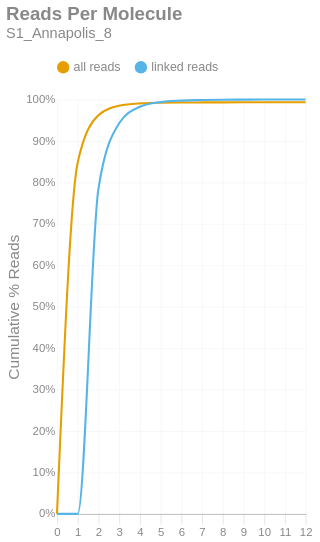

Notebook source saved alongside this figure:
### Markdown cell above
### Reads per Molecule
This chart shows the cumulative distribution of the number of reads per linked molecule. That is, how many alignments are associated with a unique molecule. This excludes the number of reads associated with invalid or absent linked-read barcodes. The `linked` histogram is the percentages recalculated when disregarding singletons.

### Code cell
if SKIPLR:
    print_html(f"Skipped")
else:
    counts = np.bincount(valids['reads'].cast(pl.Int64).to_numpy())
    weighted = counts * np.arange(len(counts))
    all_perc = weighted / n_reads
    linked_perc = weighted / n_linked_reads
    linked_perc[1] = 0
    binned_df = pl.DataFrame({
        'readsper': list(range(len(counts))),
        'all reads (cumsum)': np.cumsum(all_perc).tolist(),
        'linked reads (cumsum)': np.cumsum(linked_perc).tolist(),
    })

    with SafeRender(binned_df):
        (
            density_plot(binned_df, 'Reads Per Molecule', samplename, 'readspmol')
            .encode(
                x=alt.X('readsper:O', title=None).axis(labelAngle=0).scale(padding=0),
                y=alt.Y('value:Q', title='Cumulative % Reads').axis(format='%').stack(False),
                color=alt.Color("key:N").scale(domain=["all reads", "linked reads"]),
                tooltip=[
                    alt.Tooltip("key:N", title="Data Type"),
                    alt.Tooltip("readsper:O", title="Reads Per Molecule"),
                    alt.Tooltip("value:Q", format=".2%", title="% Reads (Cum.)")
                ]            
            )
        ).display()

### Figure 1 — Vega-Lite specification as saved in the notebook (floating-point values rounded to 4 significant figures)
{"width": "container", "height": 400, "config": {"title": {"anchor": "start", "dy": -15, "fontSize": 18, "color": "#888888", "subtitleColor": "#888888", "subtitleFontSize": 14}, "arc": {"fill": "#0072B2"}, "axis": {"domainColor": "#888888", "domainWidth": 0.5, "gridWidth": 0.2, "grid": false, "titleFontWeight": 400, "titleFontSize": 15, "labelFontSize": 11, "labelColor": "#888888", "tickColor": "#888888", "tickWidth": 0.2, "titleColor": "#888888"}, "axisBand": {"grid": false}, "axisX": {"grid": true, "tickSize": 10, "domainCap": "round"}, "axisY": {"domain": false, "grid": true, "tickSize": 0, "domainCap": "round"}, "background": "transparent", "header": {"labelFontSize": 15, "labelColor": "#888888", "titleFontSize": 15, "titleFontWeight": 600, "titleColor": "#888888"}, "legend": {"labelFont": "sans-serif", "labelFontSize": 12, "labelColor": "#888888", "symbolSize": 100, "symbolType": "circle", "titleFontSize": 12, "titlePadding": 10, "titleColor": "#888888", "title": null, "orient": "top"}, "range": {"category": ["#E69F00", "#56B4E9", "#009E73", "#F0E442", "#0072B2", "#D55E00", "#CC79A7", "#000000"], "diverging": ["#cfe8f3", "#a2d4ec", "#73bfe2", "#46abdb", "#1696d2", "#12719e"]}, "area": {"fill": "#0072B2", "fillOpacity": 0.7, "line": true, "strokeOpacity": 0.7}, "line": {"color": "#0072B2", "stroke": "#0072B2", "strokeWidth": 2}, "trail": {"color": "#0072B2", "stroke": "#0072B2", "strokeWidth": 0, "size": 1}, "point": {"filled": true, "fillOpacity": 1.0, "size": 95}, "text": {"color": "#888888", "fontSize": 11, "align": "right", "fontWeight": 400, "size": 11}, "bar": {"fill": "#0072B2", "stroke": null}, "view": {"stroke": null, "continuousWidth": 660, "continuousHeight": 400}}, "data": {"name": "data-968fd6aa14e32a5494f1c1fca9eb1aa1"}, "mark": {"type": "line", "interpolate": "monotone", "point": {"opacity": 0, "size": 275}}, "encoding": {"color": {"field": "key", "scale": {"domain": ["all reads", "linked reads"]}, "type": "nominal"}, "tooltip": [{"field": "key", "title": "Data Type", "type": "nominal"}, {"field": "readsper", "title": "Reads Per Molecule", "type": "ordinal"}, {"field": "value", "format": ".2%", "title": "% Reads (Cum.)", "type": "quantitative"}], "x": {"axis": {"labelAngle": 0}, "field": "readsper", "scale": {"padding": 0}, "title": null, "type": "ordinal"}, "y": {"axis": {"format": "%"}, "field": "value", "stack": false, "title": "Cumulative % Reads", "type": "quantitative"}}, "params": [{"name": "param_c36ac31b6afebe62", "select": {"type": "point", "fields": ["key"]}, "bind": "legend"}], "title": {"text": "Reads Per Molecule", "subtitle": "S1_Annapolis_8"}, "transform": [{"fold": ["all reads (cumsum)", "linked reads (cumsum)"]}, {"calculate": "replace(datum.key, ' (cumsum)', '')", "as": "key"}, {"filter": {"param": "param_c36ac31b6afebe62"}}], "usermeta": {"embedOptions": {"downloadFileName": "S1_Annapolis_8.readspmol"}}, "$schema": "https://vega.github.io/schema/vega-lite/v6.1.0.json", "datasets": {"data-968fd6aa14e32a5494f1c1fca9eb1aa1": [{"readsper": 0, "all reads (cumsum)": 0.0, "linked reads (cumsum)": 0.0}, {"readsper": 1, "all reads (cumsum)": 0.848, "linked reads (cumsum)": 0.0}, {"readsper": 2, "all reads (cumsum)": 0.9618, "linked reads (cumsum)": 0.7844}, {"readsper": 3, "all reads (cumsum)": 0.9848, "linked reads (cumsum)": 0.9425}, {"readsper": 4, "all reads (cumsum)": 0.9905, "linked reads (cumsum)": 0.9824}, {"readsper": 5, "all reads (cumsum)": 0.9922, "linked reads (cumsum)": 0.9936}, {"readsper": 6, "all reads (cumsum)": 0.9927, "linked reads (cumsum)": 0.9972}, {"readsper": 7, "all reads (cumsum)": 0.9929, "linked reads (cumsum)": 0.9986}, {"readsper": 8, "all reads (cumsum)": 0.993, "linked reads (cumsum)": 0.9994}, {"readsper": 9, "all reads (cumsum)": 0.9931, "linked reads (cumsum)": 0.9997}, {"readsper": 10, "all reads (cumsum)": 0.9931, "linked reads (cumsum)": 0.9999}, {"readsper": 11, "all reads (cumsum)": 0.9931, "linked reads (cumsum)": 1.0}, {"readsper": 12, "all reads (cumsum)": 0.9931, "linked reads (cumsum)": 1.0}]}}
